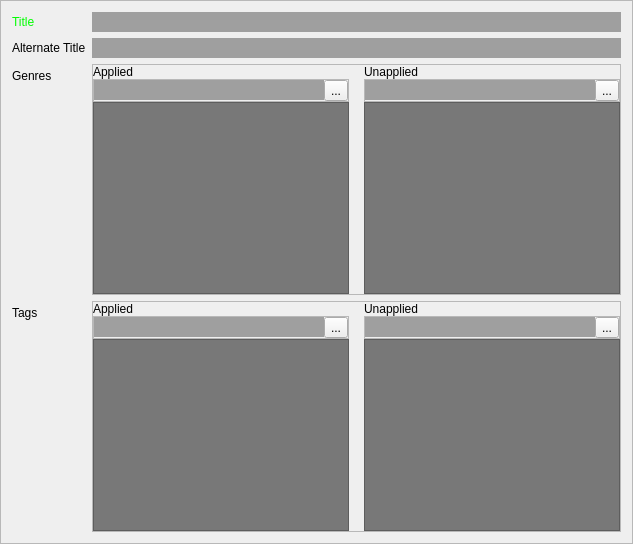
    <widget class="QFrame" name="frame">
     <property name="frameShape">
      <enum>QFrame::StyledPanel</enum>
     </property>
     <property name="frameShadow">
      <enum>QFrame::Sunken</enum>
     </property>
     <layout class="QFormLayout" name="formLayout">
      <item row="0" column="0">
       <widget class="QLabel" name="label">
        <property name="palette">
         <palette>
          <active>
           <colorrole role="WindowText">
            <brush brushstyle="SolidPattern">
             <color alpha="255">
              <red>0</red>
              <green>255</green>
              <blue>0</blue>
             </color>
            </brush>
           </colorrole>
          </active>
          <inactive>
           <colorrole role="WindowText">
            <brush brushstyle="SolidPattern">
             <color alpha="255">
              <red>0</red>
              <green>255</green>
              <blue>0</blue>
             </color>
            </brush>
           </colorrole>
          </inactive>
          <disabled>
           <colorrole role="WindowText">
            <brush brushstyle="SolidPattern">
             <color alpha="255">
              <red>120</red>
              <green>120</green>
              <blue>120</blue>
             </color>
            </brush>
           </colorrole>
          </disabled>
         </palette>
        </property>
        <property name="text">
         <string>Title</string>
        </property>
       </widget>
      </item>
      <item row="0" column="1">
       <widget class="QLineEdit" name="title">
        <property name="palette">
         <palette>
          <active>
           <colorrole role="Base">
            <brush brushstyle="SolidPattern">
             <color alpha="255">
              <red>159</red>
              <green>159</green>
              <blue>159</blue>
             </color>
            </brush>
           </colorrole>
          </active>
          <inactive>
           <colorrole role="Base">
            <brush brushstyle="SolidPattern">
             <color alpha="255">
              <red>159</red>
              <green>159</green>
              <blue>159</blue>
             </color>
            </brush>
           </colorrole>
          </inactive>
          <disabled>
           <colorrole role="Base">
            <brush brushstyle="SolidPattern">
             <color alpha="255">
              <red>108</red>
              <green>108</green>
              <blue>108</blue>
             </color>
            </brush>
           </colorrole>
          </disabled>
         </palette>
        </property>
        <property name="autoFillBackground">
         <bool>true</bool>
        </property>
        <property name="frame">
         <bool>false</bool>
        </property>
       </widget>
      </item>
      <item row="1" column="0">
       <widget class="QLabel" name="label_2">
        <property name="text">
         <string>Alternate Title</string>
        </property>
       </widget>
      </item>
      <item row="1" column="1">
       <widget class="QLineEdit" name="alt_title">
        <property name="palette">
         <palette>
          <active>
           <colorrole role="Base">
            <brush brushstyle="SolidPattern">
             <color alpha="255">
              <red>159</red>
              <green>159</green>
              <blue>159</blue>
             </color>
            </brush>
           </colorrole>
          </active>
          <inactive>
           <colorrole role="Base">
            <brush brushstyle="SolidPattern">
             <color alpha="255">
              <red>159</red>
              <green>159</green>
              <blue>159</blue>
             </color>
            </brush>
           </colorrole>
          </inactive>
          <disabled>
           <colorrole role="Base">
            <brush brushstyle="SolidPattern">
             <color alpha="255">
              <red>108</red>
              <green>108</green>
              <blue>108</blue>
             </color>
            </brush>
           </colorrole>
          </disabled>
         </palette>
        </property>
        <property name="autoFillBackground">
         <bool>true</bool>
        </property>
        <property name="frame">
         <bool>false</bool>
        </property>
       </widget>
      </item>
      <item row="2" column="0">
       <widget class="QLabel" name="label_24">
        <property name="text">
         <string>Genres</string>
        </property>
       </widget>
      </item>
      <item row="2" column="1">
       <widget class="QFrame" name="frame_14">
        <property name="frameShape">
         <enum>QFrame::StyledPanel</enum>
        </property>
        <property name="frameShadow">
         <enum>QFrame::Raised</enum>
        </property>
        <layout class="QGridLayout" name="gridLayout_4">
         <property name="leftMargin">
          <number>0</number>
         </property>
         <property name="topMargin">
          <number>0</number>
         </property>
         <property name="rightMargin">
          <number>0</number>
         </property>
         <property name="bottomMargin">
          <number>0</number>
         </property>
         <property name="horizontalSpacing">
          <number>15</number>
         </property>
         <property name="verticalSpacing">
          <number>0</number>
         </property>
         <item row="0" column="1">
          <widget class="QLabel" name="label_30">
           <property name="text">
            <string>Unapplied</string>
           </property>
          </widget>
         </item>
         <item row="0" column="0">
          <widget class="QLabel" name="label_29">
           <property name="text">
            <string>Applied</string>
           </property>
          </widget>
         </item>
         <item row="2" column="1">
          <widget class="QListWidget" name="genres_no_list">
           <property name="styleSheet">
            <string notr="true">QListWidget{background:rgb(120,120,120)}
QListWidget::item:selected{background: rgb(219, 219, 219)}
QListWidget::item:selected{color:black} </string>
           </property>
           <property name="editTriggers">
            <set>QAbstractItemView::NoEditTriggers</set>
           </property>
          </widget>
         </item>
         <item row="2" column="0">
          <widget class="QListWidget" name="genres_yes_list">
           <property name="styleSheet">
            <string notr="true">QListWidget{background:rgb(120,120,120)}
QListWidget::item:selected{background: rgb(219, 219, 219)}
QListWidget::item:selected{color:black} </string>
           </property>
           <property name="editTriggers">
            <set>QAbstractItemView::NoEditTriggers</set>
           </property>
          </widget>
         </item>
         <item row="1" column="0">
          <widget class="QFrame" name="frame_7">
           <property name="frameShape">
            <enum>QFrame::StyledPanel</enum>
           </property>
           <property name="frameShadow">
            <enum>QFrame::Raised</enum>
           </property>
           <layout class="QHBoxLayout" name="horizontalLayout_11">
            <property name="spacing">
             <number>0</number>
            </property>
            <property name="leftMargin">
             <number>0</number>
            </property>
            <property name="topMargin">
             <number>0</number>
            </property>
            <property name="rightMargin">
             <number>0</number>
            </property>
            <property name="bottomMargin">
             <number>0</number>
            </property>
            <item>
             <widget class="QLineEdit" name="genres_yes">
              <property name="palette">
               <palette>
                <active>
                 <colorrole role="Base">
                  <brush brushstyle="SolidPattern">
                   <color alpha="255">
                    <red>159</red>
                    <green>159</green>
                    <blue>159</blue>
                   </color>
                  </brush>
                 </colorrole>
                </active>
                <inactive>
                 <colorrole role="Base">
                  <brush brushstyle="SolidPattern">
                   <color alpha="255">
                    <red>159</red>
                    <green>159</green>
                    <blue>159</blue>
                   </color>
                  </brush>
                 </colorrole>
                </inactive>
                <disabled>
                 <colorrole role="Base">
                  <brush brushstyle="SolidPattern">
                   <color alpha="255">
                    <red>108</red>
                    <green>108</green>
                    <blue>108</blue>
                   </color>
                  </brush>
                 </colorrole>
                </disabled>
               </palette>
              </property>
              <property name="autoFillBackground">
               <bool>true</bool>
              </property>
              <property name="frame">
               <bool>false</bool>
              </property>
             </widget>
            </item>
            <item>
             <widget class="QToolButton" name="genres_yes_button">
              <property name="text">
               <string>...</string>
              </property>
             </widget>
            </item>
           </layout>
          </widget>
         </item>
         <item row="1" column="1">
          <widget class="QFrame" name="frame_15">
           <property name="frameShape">
            <enum>QFrame::StyledPanel</enum>
           </property>
           <property name="frameShadow">
            <enum>QFrame::Raised</enum>
           </property>
           <layout class="QHBoxLayout" name="horizontalLayout_12">
            <property name="spacing">
             <number>0</number>
            </property>
            <property name="leftMargin">
             <number>0</number>
            </property>
            <property name="topMargin">
             <number>0</number>
            </property>
            <property name="rightMargin">
             <number>0</number>
            </property>
            <property name="bottomMargin">
             <number>0</number>
            </property>
            <item>
             <widget class="QLineEdit" name="genres_no">
              <property name="palette">
               <palette>
                <active>
                 <colorrole role="Base">
                  <brush brushstyle="SolidPattern">
                   <color alpha="255">
                    <red>159</red>
                    <green>159</green>
                    <blue>159</blue>
                   </color>
                  </brush>
                 </colorrole>
                </active>
                <inactive>
                 <colorrole role="Base">
                  <brush brushstyle="SolidPattern">
                   <color alpha="255">
                    <red>159</red>
                    <green>159</green>
                    <blue>159</blue>
                   </color>
                  </brush>
                 </colorrole>
                </inactive>
                <disabled>
                 <colorrole role="Base">
                  <brush brushstyle="SolidPattern">
                   <color alpha="255">
                    <red>108</red>
                    <green>108</green>
                    <blue>108</blue>
                   </color>
                  </brush>
                 </colorrole>
                </disabled>
               </palette>
              </property>
              <property name="autoFillBackground">
               <bool>true</bool>
              </property>
              <property name="frame">
               <bool>false</bool>
              </property>
             </widget>
            </item>
            <item>
             <widget class="QToolButton" name="genres_no_button">
              <property name="text">
               <string>...</string>
              </property>
             </widget>
            </item>
           </layout>
          </widget>
         </item>
        </layout>
       </widget>
      </item>
      <item row="3" column="0">
       <widget class="QLabel" name="label_32">
        <property name="text">
         <string>Tags</string>
        </property>
       </widget>
      </item>
      <item row="3" column="1">
       <widget class="QFrame" name="frame_17">
        <property name="frameShape">
         <enum>QFrame::StyledPanel</enum>
        </property>
        <property name="frameShadow">
         <enum>QFrame::Raised</enum>
        </property>
        <layout class="QGridLayout" name="gridLayout_5">
         <property name="leftMargin">
          <number>0</number>
         </property>
         <property name="topMargin">
          <number>0</number>
         </property>
         <property name="rightMargin">
          <number>0</number>
         </property>
         <property name="bottomMargin">
          <number>0</number>
         </property>
         <property name="horizontalSpacing">
          <number>15</number>
         </property>
         <property name="verticalSpacing">
          <number>0</number>
         </property>
         <item row="2" column="0">
          <widget class="QListWidget" name="tags_yes_list">
           <property name="styleSheet">
            <string notr="true">QListWidget{background:rgb(120,120,120)}
QListWidget::item:selected{background: rgb(219, 219, 219)}
QListWidget::item:selected{color:black} </string>
           </property>
           <property name="editTriggers">
            <set>QAbstractItemView::NoEditTriggers</set>
           </property>
          </widget>
         </item>
         <item row="2" column="1">
          <widget class="QListWidget" name="tags_no_list">
           <property name="styleSheet">
            <string notr="true">QListWidget{background:rgb(120,120,120)}
QListWidget::item:selected{background: rgb(219, 219, 219)}
QListWidget::item:selected{color:black} </string>
           </property>
           <property name="editTriggers">
            <set>QAbstractItemView::NoEditTriggers</set>
           </property>
          </widget>
         </item>
         <item row="0" column="0">
          <widget class="QLabel" name="label_34">
           <property name="text">
            <string>Applied</string>
           </property>
          </widget>
         </item>
         <item row="0" column="1">
          <widget class="QLabel" name="label_33">
           <property name="text">
            <string>Unapplied</string>
           </property>
          </widget>
         </item>
         <item row="1" column="0">
          <widget class="QFrame" name="frame_16">
           <property name="frameShape">
            <enum>QFrame::StyledPanel</enum>
           </property>
           <property name="frameShadow">
            <enum>QFrame::Raised</enum>
           </property>
           <layout class="QHBoxLayout" name="horizontalLayout_13">
            <property name="spacing">
             <number>0</number>
            </property>
            <property name="leftMargin">
             <number>0</number>
            </property>
            <property name="topMargin">
             <number>0</number>
            </property>
            <property name="rightMargin">
             <number>0</number>
            </property>
            <property name="bottomMargin">
             <number>0</number>
            </property>
            <item>
             <widget class="QLineEdit" name="tags_yes">
              <property name="palette">
               <palette>
                <active>
                 <colorrole role="Base">
                  <brush brushstyle="SolidPattern">
                   <color alpha="255">
                    <red>159</red>
                    <green>159</green>
                    <blue>159</blue>
                   </color>
                  </brush>
                 </colorrole>
                </active>
                <inactive>
                 <colorrole role="Base">
                  <brush brushstyle="SolidPattern">
                   <color alpha="255">
                    <red>159</red>
                    <green>159</green>
                    <blue>159</blue>
                   </color>
                  </brush>
                 </colorrole>
                </inactive>
                <disabled>
                 <colorrole role="Base">
                  <brush brushstyle="SolidPattern">
                   <color alpha="255">
                    <red>108</red>
                    <green>108</green>
                    <blue>108</blue>
                   </color>
                  </brush>
                 </colorrole>
                </disabled>
               </palette>
              </property>
              <property name="autoFillBackground">
               <bool>true</bool>
              </property>
              <property name="frame">
               <bool>false</bool>
              </property>
             </widget>
            </item>
            <item>
             <widget class="QToolButton" name="tags_yes_button">
              <property name="text">
               <string>...</string>
              </property>
             </widget>
            </item>
           </layout>
          </widget>
         </item>
         <item row="1" column="1">
          <widget class="QFrame" name="frame_19">
           <property name="frameShape">
            <enum>QFrame::StyledPanel</enum>
           </property>
           <property name="frameShadow">
            <enum>QFrame::Raised</enum>
           </property>
           <layout class="QHBoxLayout" name="horizontalLayout_14">
            <property name="spacing">
             <number>0</number>
            </property>
            <property name="leftMargin">
             <number>0</number>
            </property>
            <property name="topMargin">
             <number>0</number>
            </property>
            <property name="rightMargin">
             <number>0</number>
            </property>
            <property name="bottomMargin">
             <number>0</number>
            </property>
            <item>
             <widget class="QLineEdit" name="tags_no">
              <property name="palette">
               <palette>
                <active>
                 <colorrole role="Base">
                  <brush brushstyle="SolidPattern">
                   <color alpha="255">
                    <red>159</red>
                    <green>159</green>
                    <blue>159</blue>
                   </color>
                  </brush>
                 </colorrole>
                </active>
                <inactive>
                 <colorrole role="Base">
                  <brush brushstyle="SolidPattern">
                   <color alpha="255">
                    <red>159</red>
                    <green>159</green>
                    <blue>159</blue>
                   </color>
                  </brush>
                 </colorrole>
                </inactive>
                <disabled>
                 <colorrole role="Base">
                  <brush brushstyle="SolidPattern">
                   <color alpha="255">
                    <red>108</red>
                    <green>108</green>
                    <blue>108</blue>
                   </color>
                  </brush>
                 </colorrole>
                </disabled>
               </palette>
              </property>
              <property name="autoFillBackground">
               <bool>true</bool>
              </property>
              <property name="frame">
               <bool>false</bool>
              </property>
             </widget>
            </item>
            <item>
             <widget class="QToolButton" name="tags_no_button">
              <property name="text">
               <string>...</string>
              </property>
             </widget>
            </item>
           </layout>
          </widget>
         </item>
        </layout>
       </widget>
      </item>
     </layout>
    </widget>
